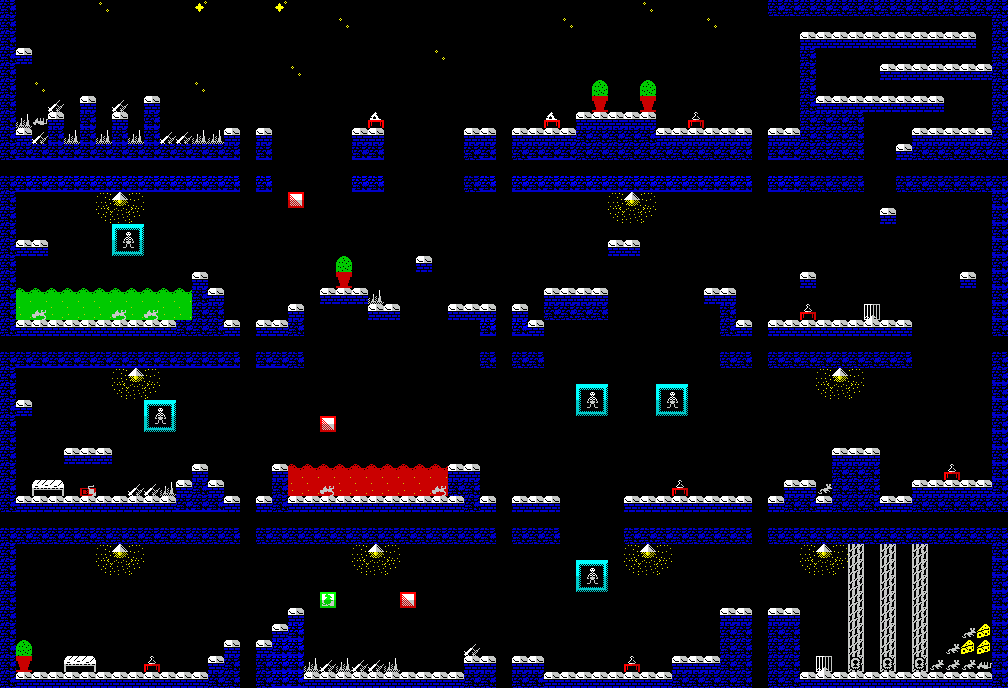

This game map was drawn from its Tiled (.tmx) file and the tilesets committed beside it. A one-line description and the trimmed map source follow:
An orthogonal 63x43 tile map with 16x16 px tiles, 1 tile layer (map), 2 tilesets and 56 objects (2x 2, 2x 4, 3).

<map version="1.0" orientation="orthogonal" renderorder="right-down" width="63" height="43" tilewidth="16" tileheight="16">
 <properties>
  <property name="lock" value="15" />
 </properties>
 <tileset firstgid="1" name="work" tilewidth="16" tileheight="16">
  <image source="../gfx/work.png" width="256" height="48" />
 </tileset>
 <tileset firstgid="49" name="sprites" tilewidth="16" tileheight="16">
  <image source="../gfx/sprites.png" width="256" height="32" />
 </tileset>
 <layer name="map" width="63" height="43">
  <data>[2709 cells, 2400 non-empty, 41 distinct tile ids]</data>
 </layer>
 <objectgroup name="enems" visible="0">
  <object gid="73" x="96" y="672" />
  <object gid="75" x="176" y="672" />
  <object gid="65" x="400" y="672" />
  <object gid="67" x="448" y="672" />
  <object gid="69" x="336" y="624" />
  <object gid="71" x="416" y="576" />
  <object gid="75" x="544" y="672" />
  <object gid="73" x="592" y="672" />
  <object gid="67" x="672" y="656" />
  <object gid="65" x="704" y="656" />
  <object type="2" gid="69" x="272" y="400" />
  <object gid="71" x="272" y="464" />
  <object type="4" gid="69" x="464" y="400" />
  <object type="4" gid="71" x="464" y="464" />
  <object gid="65" x="624" y="496" />
  <object gid="67" x="704" y="496" />
  <object gid="77" x="944" y="384" />
  <object gid="79" x="944" y="464" />
  <object type="2" gid="71" x="816" y="400" />
  <object gid="69" x="880" y="448" />
  <object gid="69" x="48" y="208" />
  <object gid="71" x="80" y="272" />
  <object gid="77" x="368" y="384" />
  <object gid="79" x="368" y="464" />
  <object type="3" gid="69" x="384" y="80" />
  <object gid="71" x="448" y="128" />
  <object gid="69" x="144" y="224" />
  <object gid="71" x="176" y="288" />
  <object gid="69" x="64" y="32" />
  <object gid="71" x="128" y="112" />
  <object gid="69" x="256" y="80" />
  <object gid="71" x="352" y="112" />
  <object gid="71" x="976" y="96" />
  <object gid="69" x="960" y="128" />
  <object gid="71" x="832" y="64" />
  <object gid="69" x="864" y="96" />
  <object gid="69" x="528" y="416" />
  <object gid="71" x="656" y="432" />
  <object gid="19" x="16" y="48" />
  <object gid="19" x="16" y="400" />
  <object gid="20" x="848" y="320" />
  <object gid="20" x="880" y="496" />
  <object gid="19" x="16" y="240" />
  <object gid="73" x="544" y="288" />
  <object gid="75" x="592" y="288" />
  <object gid="69" x="640" y="224" />
  <object gid="71" x="688" y="320" />
  <object gid="69" x="320" y="224" />
  <object gid="71" x="400" y="256" />
  <object gid="69" x="560" y="32" />
  <object gid="71" x="656" y="80" />
  <object gid="69" x="576" y="80" />
  <object gid="71" x="656" y="32" />
  <object gid="20" x="864" y="672" />
  <object gid="20" x="896" y="672" />
  <object gid="20" x="352" y="128" />
 </objectgroup>
</map>